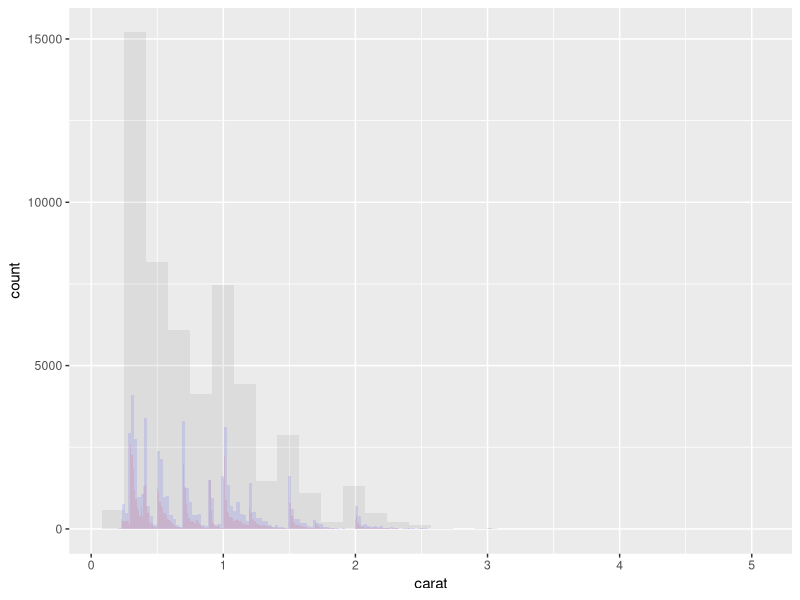
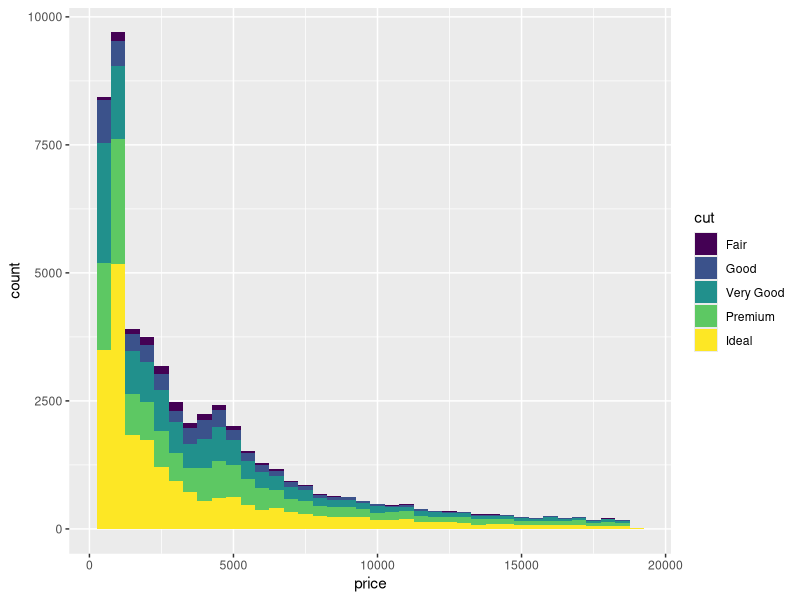
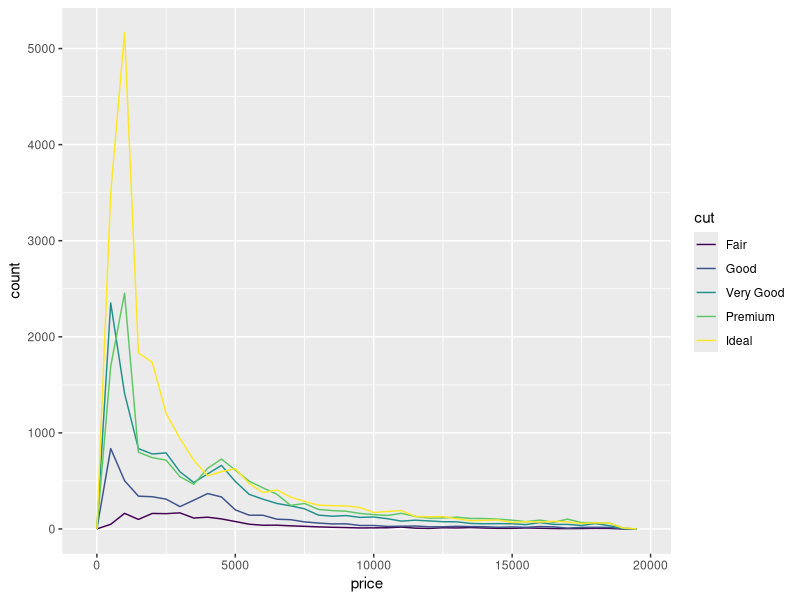
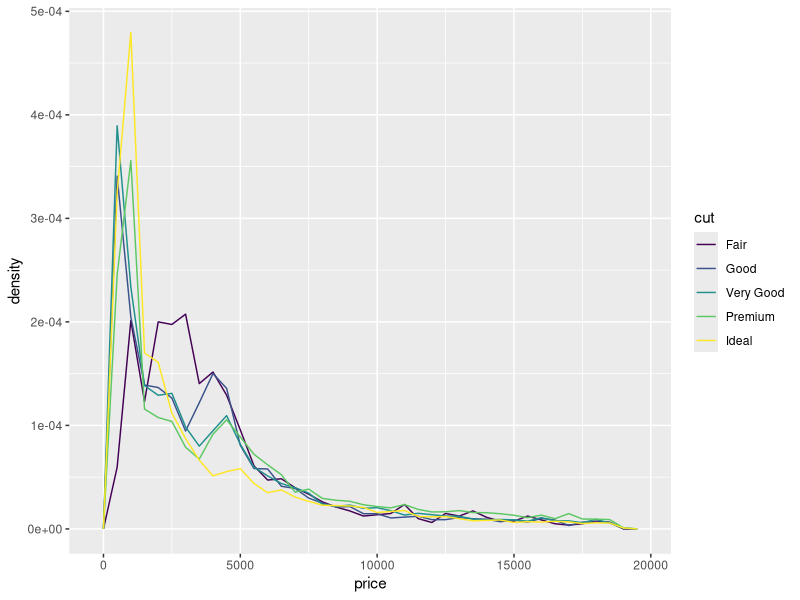

R code for these plots, in order:
## ---- chunk 1
knitr::opts_chunk$set(echo = TRUE)
## ---- chunk 2
library(ggplot2)
#`stat_bin()` using `bins = 30`. Pick better value with `binwidth`.
ggplot(diamonds, aes(carat)) +
  geom_histogram(alpha = 0.1) +
  geom_histogram(binwidth = 0.01,fill = "red",alpha= 0.1) +
  geom_histogram(bins = 200,fill = "blue",alpha = 0.1)
## ---- chunk 3
# Rather than stacking histograms, it's easier to compare frequency
# polygons
ggplot(diamonds, aes(price, fill = cut)) +
  geom_histogram(binwidth = 500)
## ---- chunk 4
ggplot(diamonds, aes(price, colour = cut)) +
  geom_freqpoly(binwidth = 500)
## ---- chunk 5
# To make it easier to compare distributions with very different counts,
# put density on the y axis instead of the default count
ggplot(diamonds, aes(price, ..density.., colour = cut)) +
  geom_freqpoly(binwidth = 500)
